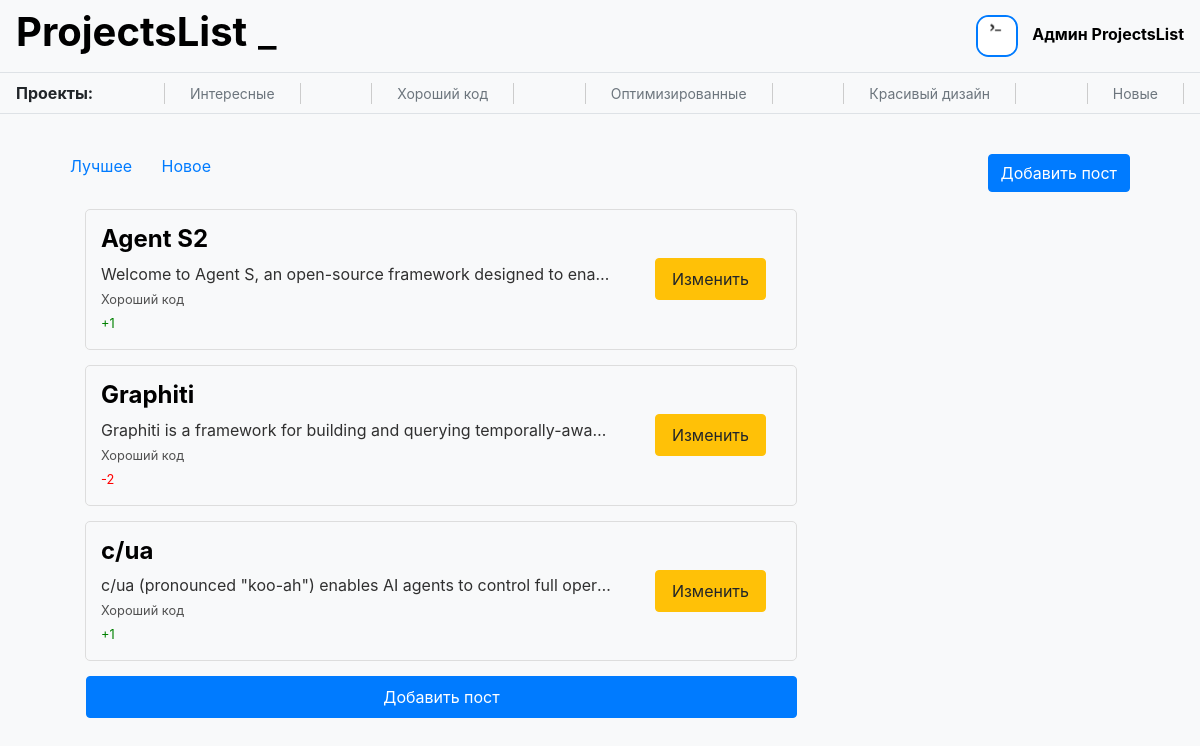
Page /goodcode (signed in) on the committed database.
### data/users.py (models this page shows, shortened)
class User(SqlAlchemyBase, UserMixin):
    __tablename__ = 'users'
    id = sa.Column(sa.Integer, primary_key=True, autoincrement=True)
    name = sa.Column(sa.String)
    mail = sa.Column(sa.String, unique=True)
    hashed_password = sa.Column(sa.String)
    info = sa.Column(sa.String)
    image = sa.Column(sa.String)
    github = sa.Column(sa.String)
    create_time = sa.Column(sa.DateTime, default=datetime.now)
    posts = sa.orm.relationship('Post', back_populates='author')
    comments = sa.orm.relationship('Comment', back_populates='author')
    liked_posts = sa.orm.relationship('Post', back_populates='users_who_liked', secondary='rating_posts')
    liked_comments = sa.orm.relationship('Comment', back_populates='users_who_liked', secondary='rating_comments')

### data/posts.py (models this page shows)
class Post(SqlAlchemyBase):
    __tablename__ = 'posts'
    id = sa.Column(sa.Integer, primary_key=True, autoincrement=True)
    title = sa.Column(sa.String)
    text = sa.Column(sa.String)
    project_link = sa.Column(sa.String)
    category = sa.Column(sa.String)
    like = sa.Column(sa.Integer, default=0)
    dislike = sa.Column(sa.Integer, default=0)
    create_time = sa.Column(sa.DateTime, default=datetime.now)
    author = sa.orm.relationship('User', back_populates='posts')
    author_id = sa.Column(sa.Integer, sa.ForeignKey('users.id'))
    users_who_liked = sa.orm.relationship('User', back_populates='liked_posts', secondary='rating_posts')
    comments = sa.orm.relationship('Comment', back_populates='post')

### server.py (the view)
@app.route('/<category>')
@app.route('/<category>/<filter>')
def posts_list(category, filter='new'):
    try:
        db = db_session.create_session()
        if category == 'interesting':
            posts = db.query(Post).filter(Post.category=='Интересное')
        elif category == 'goodcode':
            posts = db.query(Post).filter(Post.category=='Хороший код')
        elif category == 'optimized':
            posts = db.query(Post).filter(Post.category=='Оптимизированное')
        elif category == 'beautifuldesign':
            posts = db.query(Post).filter(Post.category=='Красивый дизайн')
        elif category == 'new':
            posts = db.query(Post).all()[::-1]
        else:
            flask.abort(404)
        if category != 'new':
            if filter == 'best':
                posts = posts.order_by(-(Post.like - Post.dislike)).all()
            else:
                posts = posts.all()
        return flask.render_template('posts_list.html', title='Посты', posts=posts, category=category)
    finally:
        db.close()

### data/db_session.py (called while the page is built)
def create_session() -> Session:
    global __factory
    return __factory()

### server.py (called while the page is built)
@login_manager.user_loader
def load_user(user_id):
    try:
        db = db_session.create_session()
        return db.query(User).get(user_id)
    finally:
        db.close()

### templates/posts_list.html
{% extends "base.html" %}
{% block content %}
<div class='container'>
    <p>
    <a class='filter' href='/{{category + '/best'}}'>Лучшее</a>
    <a class='filter' href='/{{category + '/new'}}'>Новое</a>
    {% if current_user.is_authenticated %}
    <a class='btn btn-primary' href='/add_post' style='float: right'>Добавить пост</a>
    {% endif %}
    </p>
    <div class='posts' style='display: inline-block'>
        {% for post in posts %}
            <div class='small-post'>
                <a href='posts/{{post.id}}' style='max-width: 75%'>
                    <div style='white-space: nowrap; overflow: hidden; text-overflow: ellipsis;'>
                        <h4>{{post.title}}</h4>
                        <p style='white-space: nowrap; overflow: hidden; text-overflow: ellipsis;'>{{post.text}}</p>
			<small>{{post.category}}</small>
			<p>
			{% if post.like > post.dislike %}
			<small style='color: green'>+{{ post.like - post.dislike }}</small>
			{% elif post.like < post.dislike %}
			<small style='color: red'>-{{ post.dislike - post.like }}</small>
			{% endif %}
			</p>
                    </div>
                </a>
                {% if current_user.id == post.author.id or current_user.id == 1 %}
                <div style='display: inline-block;'>
                    <a type='button' class='btn btn-warning' href='posts/edit/{{post.id}}'>Изменить</a>
                </div>
                {% endif %}
            </div>
        {% endfor %}
        {% if current_user.is_authenticated %}
        <a class='btn btn-primary' href='/add_post'>Добавить пост</a>
        {% endif %}
    </div>
</div>
{% endblock %}

### templates/base.html (shortened to what this page needs)
<!doctype html>
<html lang="en">
<head>
    <link rel="stylesheet"
          href="https://stackpath.bootstrapcdn.com/bootstrap/4.4.1/css/bootstrap.min.css"
>
    {% if style=='retro' %}
    <link text="text/css"  href="{{ url_for('static', filename='css/retro.css') }}" rel="stylesheet">
    {% else %}
    <link text="text/css"  href="{{ url_for('static', filename='css/style.css') }}" rel="stylesheet">
    {% endif %}
</head>
<body>
<header>
    <nav class="navbar">
        <h1><b><a href='/'>ProjectsList</a></b>
        <span class="blinking-symbol"><a href='/?style=retro'>_</a></span></h1>
        {% if current_user.is_authenticated %}
        	<div class='user-navbar'>
			<img class='user-icon' src='/{{current_user.image}}' width='42' height='42' /img>
			<a class='user-name' href="/user{{current_user.id}}">{{ current_user.name }}</a>
		</div>
        {% else %}
		<a class="btn btn-primary " href="/register">Зарегистрироваться</a>
		<a class="btn btn-success" href="/login">Войти</a>
        {% endif %}
    </nav>
    <nav class="category navbar ">
        <b>Проекты:</b>
        <a href='/interesting'>Интересные</a>
        <a href='/goodcode'>Хороший код</a>
        <a href='/optimized'>Оптимизированные</a>
        <a href='/beautifuldesign '>Красивый дизайн</a>
        <a href='/new'>Новые</a>
    </nav>
</header>
<main role="main" class='container'>
    {% block content %}{% endblock %}
</main>
</body>
</html>

### static/css/style.css (style rules this page uses)
.small-post { border: 1px solid #ddd; border-radius: 5px; margin: 15px; padding: 15px; align-items: center; display: flex; justify-content: space-between; overflow: hidden; white-space: nowrap; text-overflow: ellipsis; }
.small-post p { color: #303030; margin: 0px; text-overflow: ellipsis; }
.small-post small { color: #505050; margin: 0px; }
.small-post h4 { color: black; font-weight: bold; overflow: hidden; white-space: nowrap; text-overflow: ellipsis; }
.posts { width: 70%; display: flex; flex-direction: column; align-items: center; }
.posts .btn { display: block; cursor: pointer; text-align: center; margin: 15px; padding: 8px 16px; margin-left: 16px; flex-shrink: 0; }
.container { justify-content: space-between; flex-wrap: wrap; padding: 20px; }
body { background-color: #f8f9fa; }
.filter { padding-right: 25px; }
.navbar { border-bottom: 1px solid #dee2e6; }
.navbar a { text-decoration: none; color: #000; }
.user-icon { border-radius: 30%; margin-right: 10px; border: 2px solid #007bff; }
.user-name { color: #007bff; font-weight: bold; text-decoration: none; }
.category a { color: #6c757d; font-size: 14px; border-right: 1px solid; border-left: 1px solid; border-color: #ccc; padding-right: 25px; padding-left: 25px; }
.blinking-symbol { animation: blink 3s infinite; }

### rows in the picture
User: image (picture), name "Админ ProjectsList"
Post: title "Agent S2", text "Welcome to Agent S, an open-source framework designed to ena…", category "Хороший код", post.like-post.dislike "1"
Post: title "Graphiti", text "Graphiti is a framework for building and querying temporally-awa…", category "Хороший код", post.dislike-post.like "2"
Post: title "c/ua", text "c/ua (pronounced \"koo-ah\") enables AI agents to control full oper…", category "Хороший код", post.like-post.dislike "1"
